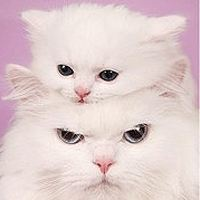
#> input picture resource/image/cat.jpg, 200 x 200 px
$ python '9.图像阈值.py'
#> lines starting #> are read from the running program, lines starting #| are printed output that depends on the picture; after the words box and inside, x2 and y2 are one past the last pixel; in counts of white or black regions, pixels touching at a corner belong together
#!/usr/bin/env python3
# -*- coding:utf-8 -*-

# ret,dst = cv2,threshold(src, thresh, maxval, type)
# src:输入图，只能输入单通道的图像，通常来说为灰度图
# dst：输出图
# thresh：阈值
# maxval：当像素超过了阈值（或者小于阈值，根据type来决定）， 所赋予的值
# type：二值化操作的类型，包含以下五种类型
# cv2.THRESH_BINARY: 超过阈值部分取maxval（最大值），否则取0
# cv2.THRESH_BINARY_INV: THRESH_BINARY反转
# cv2.THRESH_TRUNC: 大于阈值部分设置为阈值，否则不变
# cv2.THRESH_TOZERO: 大于与之部分不变，否则设置为0
# cv2.THRESH_TOZERO_INV: THRESH_TOZERO的反转

import os
import cv2
import matplotlib.pyplot as plt

from constants import res_image_path

img_gray = cv2.imread(os.path.join(res_image_path, 'cat.jpg'), cv2.IMREAD_GRAYSCALE)
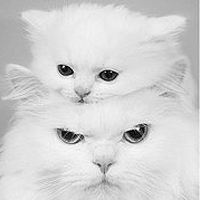
#> img_gray: shape (200, 200); min 0, max 255, mean 211.3

ret, thresh1 = cv2.threshold(img_gray, 127, 255, cv2.THRESH_BINARY)
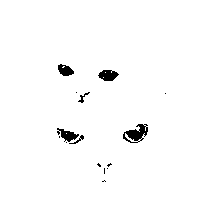
#> thresh1: shape (200, 200); 98% white; 15 black regions (9 under 20 px), largest, box (x1, y1, x2, y2) and area: (123, 124, 148, 143) 252, (98, 70, 119, 81) 163, (57, 128, 79, 142) 152, (58, 64, 74, 76) 129, (78, 92, 90, 103) 37, (69, 135, 84, 144) 35
ret, thresh2 = cv2.threshold(img_gray, 127, 255, cv2.THRESH_BINARY_INV)
ret, thresh3 = cv2.threshold(img_gray, 127, 255, cv2.THRESH_TRUNC)
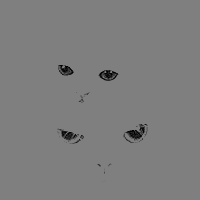
#> thresh3: shape (200, 200); min 0, max 127, mean 125.7
ret, thresh4 = cv2.threshold(img_gray, 127, 255, cv2.THRESH_TOZERO)
ret, thresh5 = cv2.threshold(img_gray, 127, 255, cv2.THRESH_TOZERO_INV)
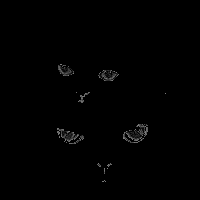
#> thresh5: shape (200, 200); min 0, max 127, mean 1.2

title = ['origin', 'binary', 'binary_inv', 'trunc', 'tozero', 'tozero_inv']
images = [img_gray, thresh1, thresh2, thresh3, thresh4, thresh5]

for i in range(6):
    plt.subplot(2, 3, i + 1)
    plt.imshow(images[i], 'gray')
    plt.title(title[i])
    plt.xticks([])
    plt.yticks([])

plt.show()

$ run again, with resource/image/senery.jpg copied over resource/image/cat.jpg
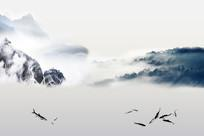
#> input picture resource/image/senery.jpg, 204 x 136 px
#> `ret, thresh1 = cv2.threshold(img_gray, 127, 255, cv2.THRESH_BINARY)`:
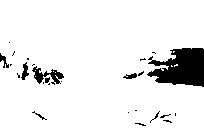
#> thresh1: shape (136, 204); 92.3% white; 26 black regions (18 under 20 px), largest, box (x1, y1, x2, y2) and area: (147, 48, 204, 87) 1535, (32, 66, 64, 85) 244, (21, 62, 29, 80) 73
#> `ret, thresh5 = cv2.threshold(img_gray, 127, 255, cv2.THRESH_TOZERO_INV)`:
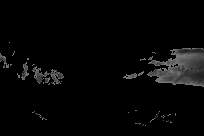
#> thresh5: shape (136, 204); min 0, max 127, mean 6.4
